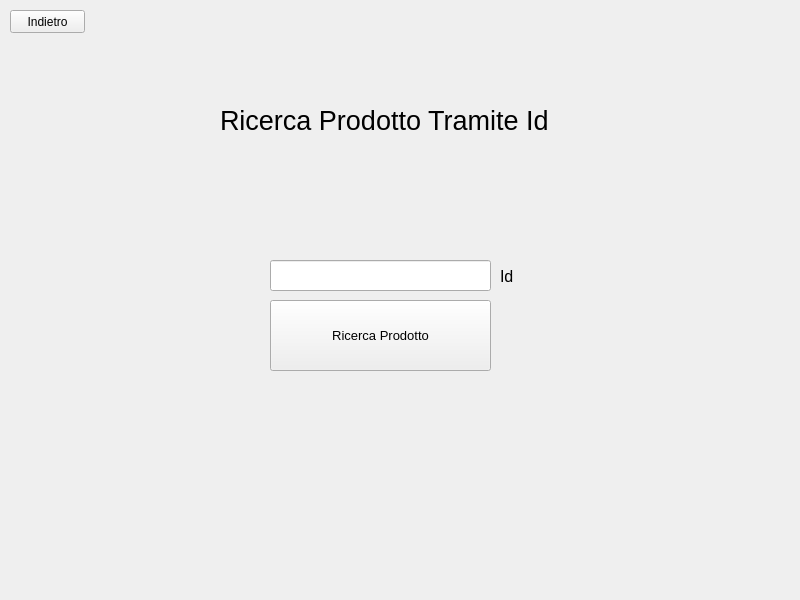
<?xml version="1.0" encoding="UTF-8"?>
<ui version="4.0">
 <class>LoginWindow</class>
 <widget class="QMainWindow" name="LoginWindow">
  <property name="geometry">
   <rect>
    <x>0</x>
    <y>0</y>
    <width>800</width>
    <height>600</height>
   </rect>
  </property>
  <property name="windowTitle">
   <string>MainWindow</string>
  </property>
  <widget class="QWidget" name="loginWidget">
   <widget class="QPushButton" name="indietro">
    <property name="geometry">
     <rect>
      <x>10</x>
      <y>10</y>
      <width>75</width>
      <height>23</height>
     </rect>
    </property>
    <property name="text">
     <string>Indietro</string>
    </property>
   </widget>
   <widget class="QPushButton" name="ricercaProdotto">
    <property name="geometry">
     <rect>
      <x>270</x>
      <y>300</y>
      <width>221</width>
      <height>71</height>
     </rect>
    </property>
    <property name="font">
     <font>
      <pointsize>10</pointsize>
     </font>
    </property>
    <property name="text">
     <string>Ricerca Prodotto</string>
    </property>
   </widget>
   <widget class="QLabel" name="label">
    <property name="geometry">
     <rect>
      <x>220</x>
      <y>100</y>
      <width>441</width>
      <height>41</height>
     </rect>
    </property>
    <property name="font">
     <font>
      <pointsize>20</pointsize>
     </font>
    </property>
    <property name="text">
     <string>Ricerca Prodotto Tramite Id</string>
    </property>
   </widget>
   <widget class="QLineEdit" name="lineEdit">
    <property name="geometry">
     <rect>
      <x>270</x>
      <y>260</y>
      <width>221</width>
      <height>31</height>
     </rect>
    </property>
   </widget>
   <widget class="QLabel" name="label_2">
    <property name="geometry">
     <rect>
      <x>500</x>
      <y>270</y>
      <width>47</width>
      <height>13</height>
     </rect>
    </property>
    <property name="font">
     <font>
      <pointsize>12</pointsize>
     </font>
    </property>
    <property name="text">
     <string>Id</string>
    </property>
   </widget>
  </widget>
 </widget>
 <resources/>
 <connections/>
</ui>
